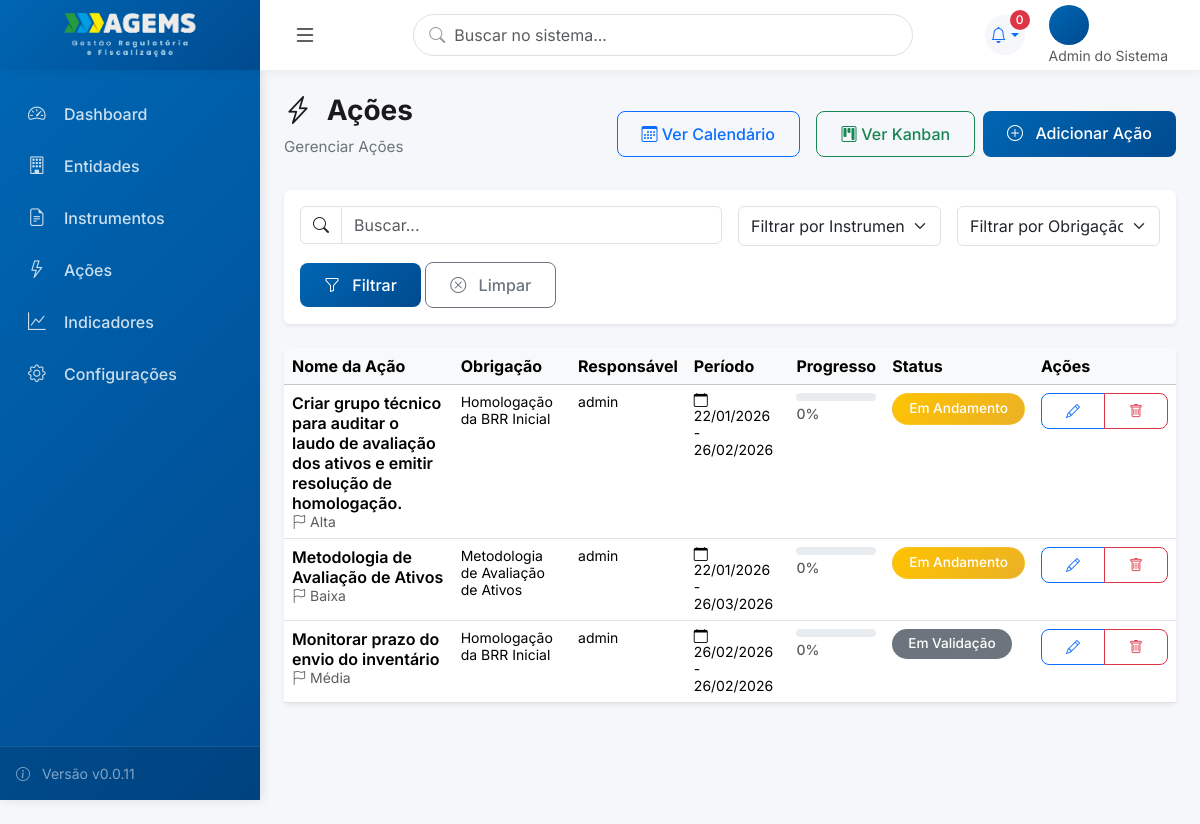
Screenshot of /acoes/ (signed in) with the database file from the repository.
### usuarios/models.py (models this page shows, shortened)
class Usuario(AbstractUser):
    PERFIL_CHOICES = [
        (0, 'Admin do Sistema'),
        (1, 'Gestor (Diretor)'),
        (2, 'Gestor (Assessor)'),
        (3, 'Técnico (Coordenador)'),
        (4, 'Técnico (Executor)'),
        (5, 'Visualizador (Auditor)'),
    ]
    perfil = models.IntegerField(
        choices=PERFIL_CHOICES,
        default=4,
        verbose_name='Perfil de Acesso',
        help_text='Define o nível de acesso e permissões do usuário'
    )
    diretoria = models.ForeignKey(
        'core.Diretoria',
        on_delete=models.SET_NULL,
        null=True,
        blank=True,
        related_name='usuarios_diretoria',
        verbose_name='Diretoria',
        help_text='Diretoria principal do usuário (obrigatório para perfis 1-5)'
    )
    subunidade = models.ForeignKey(
        'core.Subunidade',
        on_delete=models.SET_NULL,
        null=True,
        blank=True,
        related_name='usuarios',
        verbose_name='Subunidade',
        help_text='Subunidade específica (obrigatório para perfis 2, 3, 4)'
    )
    diretorias_visualizacao = models.ManyToManyField(
        'core.Diretoria',
        blank=True,
        related_name='visualizadores',
        verbose_name='Diretorias para Visualização',
        help_text='Diretorias que o visualizador pode acessar (apenas para perfil 5)'
    )
    cargo = models.CharField(max_length=100, blank=True, verbose_name='Cargo')
    setor = models.CharField(max_length=100, blank=True, verbose_name='Setor/Departamento')
    telefone = models.CharField(max_length=20, blank=True, verbose_name='Telefone')
    entidade = models.ForeignKey(
        'entidades.Entidade',
        on_delete=models.SET_NULL,
        null=True,
        blank=True,
        related_name='usuarios',
        verbose_name='Entidade'
    )
    senha_temporaria = models.BooleanField(
        default=False,
        verbose_name='Senha Temporária',
        help_text='Se True, usuário será forçado a trocar senha no próximo login'
    )
    ativo = models.BooleanField(default=True, verbose_name='Usuário Ativo')
    data_criacao = models.DateTimeField(auto_now_add=True, verbose_name='Data de Criação')
    data_atualizacao = models.DateTimeField(auto_now=True, verbose_name='Última Atualização')
    class Meta:
        verbose_name = 'Usuário'
        verbose_name_plural = 'Usuários'
        ordering = ['first_name', 'last_name']
        indexes = [
            models.Index(fields=['perfil']),
            models.Index(fields=['diretoria']),
            models.Index(fields=['subunidade']),
        ]

### acoes/models.py (models this page shows, shortened)
class Acao(models.Model):
    STATUS_CHOICES = [
        ('a_iniciar', 'A Iniciar'),
        ('em_andamento', 'Em Andamento'),
        ('atrasado', 'Atrasado'),
        ('em_validacao', 'Em Validação'),
        ('finalizado', 'Finalizado'),
    ]
    PRIORIDADE_CHOICES = [
        ('baixa', 'Baixa'),
        ('media', 'Média'),
        ('alta', 'Alta'),
        ('urgente', 'Urgente'),
    ]
    PERIODICIDADE_CHOICES = [
        ('unica', 'Única'),
        ('mensal', 'Mensal'),
        ('bimestral', 'Bimestral'),
        ('trimestral', 'Trimestral'),
        ('quadrimestral', 'Quadrimestral'),
        ('semestral', 'Semestral'),
        ('anual', 'Anual'),
    ]
    nome = models.CharField('Nome da Ação', max_length=200)
    descricao = models.TextField('Descrição', blank=True)
    obrigacao = models.ForeignKey(
        Obrigacao,
        on_delete=models.PROTECT,
        verbose_name='Obrigação',
        related_name='acoes'
    )
    tipo_acao = models.ForeignKey(
        TipoAcao,
        on_delete=models.PROTECT,
        verbose_name='Tipo de Ação',
        related_name='acoes_v2',
        null=True,
        blank=True
    )
    responsavel = models.ForeignKey(
        settings.AUTH_USER_MODEL,
        on_delete=models.PROTECT,
        verbose_name='Responsável',
        related_name='acoes_responsavel',
        help_text='Responsável pela ação (apenas 1)'
    )
    executores = models.ManyToManyField(
        settings.AUTH_USER_MODEL,
        verbose_name='Executores',
        related_name='acoes_executor',
        blank=True,
        help_text='Usuários que executam a ação (pode ser vários)'
    )
    status = models.CharField('Status', max_length=15, choices=STATUS_CHOICES, default='a_iniciar')
    percentual_cumprido = models.IntegerField(
        'Percentual Cumprido (%)',
        default=0,
        help_text='Percentual de conclusão da ação (0-100)'
    )
    data_inicio = models.DateField('Data de Início')
    data_fim = models.DateField('Data de Fim')
    data_conclusao = models.DateField('Data de Conclusão Real', null=True, blank=True)
    periodicidade = models.CharField('Periodicidade', max_length=15, choices=PERIODICIDADE_CHOICES, default='unica')
    prioridade = models.CharField('Prioridade', max_length=10, choices=PRIORIDADE_CHOICES, default='media')
    dias_antecedencia_alerta = models.IntegerField(
        'Dias de Antecedência para Alerta',
        null=True,
        blank=True,
        default=None,
        help_text='Número de dias antes do prazo para gerar alerta (opcional)'
    )
    acoes_predecessoras = models.ManyToManyField(
        'self',
        symmetrical=False,
        verbose_name='Ações Predecessoras',
        related_name='acoes_sucessoras',
        blank=True,
        help_text='Ações que devem ser concluídas antes desta'
    )
    observacoes = models.TextField('Observações', blank=True)
    data_cadastro = models.DateTimeField('Data de Cadastro', auto_now_add=True)
    data_atualizacao = models.DateTimeField('Última Atualização', auto_now=True)
    class Meta:
        verbose_name = 'Ação'
        verbose_name_plural = 'Ações'
        ordering = ['data_inicio', 'prioridade', 'nome']

### instrumentos/models.py (models this page shows, shortened)
class Obrigacao(models.Model):
    STATUS_CHOICES = [
        ('pendente', 'Pendente'),
        ('em_andamento', 'Em Andamento'),
        ('cumprida', 'Cumprida'),
        ('vencida', 'Vencida'),
    ]
    titulo = models.CharField('Título da Obrigação', max_length=200)
    descricao = models.TextField('Descrição')
    clausula_referencia = models.CharField(
        'Cláusula de Referência',
        max_length=50,
        blank=True,
        help_text='Ex: Cláusula 5.2, Item 3.4, etc'
    )
    instrumento = models.ForeignKey(
        Instrumento,
        on_delete=models.PROTECT,  # Alterado de CASCADE para PROTECT para segurança
        verbose_name='Instrumento',
        related_name='obrigacoes'
    )
    tipo_obrigacao = models.ForeignKey(
        TipoObrigacao,
        on_delete=models.PROTECT,
        verbose_name='Tipo de Obrigação',
        related_name='obrigacoes'
    )
    recorrente = models.BooleanField(
        'Obrigação Recorrente',
        default=False,
        help_text='Se marcado, esta obrigação não será marcada como cumprida automaticamente'
    )
    data_vencimento = models.DateField(
        'Data de Vencimento',
        null=True,
        blank=True,
        help_text='Data limite para cumprimento (se aplicável)'
    )
    status = models.CharField('Status', max_length=15, choices=STATUS_CHOICES, default='pendente')
    cumprida = models.BooleanField('Cumprida', default=False)
    data_cumprimento = models.DateField('Data de Cumprimento', null=True, blank=True)
    dias_antecedencia_alerta = models.IntegerField(
        'Dias de Antecedência para Alerta',
        default=30,
        help_text='Número de dias antes do vencimento para gerar alerta'
    )
    observacoes = models.TextField('Observações', blank=True)
    data_cadastro = models.DateTimeField('Data de Cadastro', auto_now_add=True)
    data_atualizacao = models.DateTimeField('Última Atualização', auto_now=True)
    class Meta:
        verbose_name = 'Obrigação'
        verbose_name_plural = 'Obrigações'
        ordering = ['data_vencimento', 'titulo']

### acoes/views.py (the view)
# urls.py: path('acoes/', AcaoListView.as_view(), name='acao_list'),
class AcaoListView(PermissionRequiredMixin, ModernListView):
    permission_required = 'acoes.view_acao'
    model = Acao
    template_name = 'acoes/acao_list.html'
    icon = "bi bi-lightning-charge"
    create_url = 'acao_create'
    search_fields = ['nome', 'descricao', 'obrigacao__titulo']
    def get_queryset(self):
        instrumento_id = self.request.GET.get('instrumento')
        obrigacao_id = self.request.GET.get('obrigacao')
        queryset = Acao.objects.all()
        if instrumento_id:
            queryset = queryset.filter(obrigacao__instrumento_id=instrumento_id)
        if obrigacao_id:
            queryset = queryset.filter(obrigacao_id=obrigacao_id)
        return queryset.order_by('data_inicio', 'prioridade', 'nome')
    def get_context_data(self, **kwargs):
        context = super().get_context_data(**kwargs)
        instrumento_id = self.request.GET.get('instrumento')
        context['instrumentos'] = Instrumento.objects.all()
        context['obrigacoes'] = Obrigacao.objects.filter(instrumento_id=instrumento_id) if instrumento_id else Obrigacao.objects.all()
        try:
            context['instrumento_selecionado'] = int(instrumento_id) if instrumento_id else None
        except (ValueError, TypeError):
            context['instrumento_selecionado'] = None
        try:
            context['obrigacao_selecionada'] = int(self.request.GET.get('obrigacao')) if self.request.GET.get('obrigacao') else None
        except (ValueError, TypeError):
            context['obrigacao_selecionada'] = None
        return context

### templates/acoes/acao_list.html (shortened to what this page needs)
﻿{% extends 'components/list_view.html' %}
{% block header_actions %}
<a href="{% url 'acao_calendario' %}" class="btn btn-outline-primary me-2"><i class="bi bi-calendar3"></i> Ver
    Calendário</a>
<a href="{% url 'acao_kanban' %}" class="btn btn-outline-success"><i class="bi bi-kanban"></i> Ver Kanban</a>
{% endblock %}
{% block extra_filters %}
<div class="col-md-3">
    <select name="instrumento" id="instrumento" class="form-select" style="height: 40px;">
        <option value=""> Filtrar por Instrumento...</option>
    </select>
</div>
<div class="col-md-3">
    <select name="obrigacao" id="obrigacao" class="form-select" style="height: 40px;">
        <option value=""> Filtrar por Obrigação...</option>
    </select>
</div>
{% endblock %}
{% block table_headers %}
<th>Nome da Ação</th>
<th>Obrigação</th>
<th>Responsável</th>
<th>Período</th>
<th>Progresso</th>
<th>Status</th>
{% endblock %}
{% block table_rows %}
{% for acao in object_list %}
<tr>
    <td>
        <div class="fw-semibold toggle-checklist" data-acao="{{acao.id}}" style="cursor:pointer;">{{acao.nome}}
        </div>
        <small class="text-muted"><i class="bi bi-flag me-1"></i>{{acao.get_prioridade_display}}</small>
    </td>
    <td><small>{{acao.obrigacao.titulo}}</small></td>
    <td><small>{{acao.responsavel.get_full_name|default:acao.responsavel.username}}</small></td>
    <td><small><i class="bi bi-calendar me-1"></i>{{acao.data_inicio|date:"d/m/Y"}} -
            {{acao.data_fim|date:"d/m/Y"}}</small></td>
    <td>
        <div class="progress mb-1" style="height: 8px; border-radius: 4px; background-color: #e9ecef;">
        </div>
        <small class="text-muted fw-medium">{{acao.percentual_cumprido}}%</small>
    </td>
    <td>
        {% if acao.status == 'finalizado' %}
        <span class="badge bg-success">Finalizado</span>
        {% elif acao.status == 'em_andamento' %}
        <span class="badge bg-gold">Em Andamento</span>
        {% elif acao.status == 'atrasado' %}
        <span class="badge bg-danger">Atrasado</span>
        {% else %}
        <span class="badge bg-secondary">{{acao.get_status_display}}</span>
        {% endif %}
    </td>
    <td>
        <div class="btn-group btn-group-sm">
            <a href="{% url 'acao_edit' acao.pk %}" class="btn btn-outline-primary" title="Editar"><i
                    class="bi bi-pencil"></i></a>
            <a href="{% url 'acao_delete' acao.pk %}" class="btn btn-outline-danger" title="Excluir"><i
                    class="bi bi-trash"></i></a>
        </div>
    </td>
</tr>
{% endfor %}
{% endblock %}

### templates/base_modern.html (shortened to what this page needs)
﻿{% load static %}
<!DOCTYPE html>
<html lang="pt-BR">
<head>
    <link href="https://cdn.jsdelivr.net/npm/bootstrap@5.3.2/dist/css/bootstrap.min.css" rel="stylesheet">
    <link rel="stylesheet" href="https://cdn.jsdelivr.net/npm/bootstrap-icons@1.11.1/font/bootstrap-icons.css">
    <link rel="stylesheet" href="https://cdnjs.cloudflare.com/ajax/libs/font-awesome/6.4.2/css/all.min.css">
</head>
<body>
    <aside class="sidebar" id="sidebar">
        <ul class="sidebar-nav">
            <li class="sidebar-nav-item">
                <a href="/" class="sidebar-nav-link {% if  request.path  ==  '/' %}active{% endif %}">
                    <i class="bi bi-speedometer2"></i>
                    <span>Dashboard</span>
                </a>
            </li>
            <li class="sidebar-nav-item">
                <a href="{% url 'entidade_list' %}" class="sidebar-nav-link">
                    <i class="bi bi-building"></i>
                    <span>Entidades</span>
                </a>
            </li>
            <li class="sidebar-nav-item">
                <a href="{% url 'instrumento_list' %}" class="sidebar-nav-link">
                    <i class="bi bi-file-earmark-text"></i>
                    <span>Instrumentos</span>
                </a>
            </li>
            <li class="sidebar-nav-item">
                <a href="{% url 'acao_list' %}" class="sidebar-nav-link">
                    <i class="bi bi-lightning"></i>
                    <span>Ações</span>
                </a>
            </li>
            <li class="sidebar-nav-item">
                <a href="{% url 'indicador_list' %}" class="sidebar-nav-link">
                    <i class="bi bi-graph-up"></i>
                    <span>Indicadores</span>
                </a>
            </li>
            <li class="sidebar-nav-item">
                <a href="{% url 'configuracoes' %}" class="sidebar-nav-link">
                    <i class="bi bi-gear"></i>
                    <span>Configurações</span>
                </a>
            </li>
        </ul>
        <div class="sidebar-footer">
            <div class="text-white-50 small">
                <i class="bi bi-info-circle me-2"></i>
                Versão v0.0.11
            </div>
        </div>
    </aside>
    <main class="main-content">
        <header class="top-header">
            <div class="d-flex align-items-center h-100">
                <div class="header-brand-box">
                    <a href="/" class="sidebar-brand">
                        <img src="{% static 'img/logo.png' %}" alt="AGEMS" style="max-width: 140px; height: auto;">
                    </a>
                </div>
                <button class="btn btn-link text-dark ms-2" id="sidebarToggle">
                    <i class="bi bi-list fs-4"></i>
                </button>
            </div>
            <div class="header-search position-relative d-none d-lg-block">
                <i class="bi bi-search"></i>
                <input type="search" class="form-control" placeholder="Buscar no sistema...">
            </div>
            <div class="header-actions">
                <div class="dropdown">
                    <a class="header-icon dropdown-toggle text-decoration-none" href="#" id="alertsDropdown"
                        data-bs-toggle="dropdown" aria-expanded="false">
                        <i class="bi bi-bell"></i>
                        <span id="alertCount" class="badge bg-danger rounded-pill">0</span>
                    </a>
                </div>
                <div class="user-profile dropdown">
                    <div data-bs-toggle="dropdown">
                        <div class="user-avatar">
                        </div>
                        <div class="d-none d-md-block">
                            <div class="small text-muted">{{user.get_perfil_display}}</div>
                        </div>
                    </div>
                </div>
            </div>
        </header>
        <div class="content-area">
            {% block content %}{% endblock %}
        </div>
    </main>
</body>
</html>

### rows the page displays
Usuario: perfil "Admin do Sistema"
Acao: nome "Criar grupo técnico para auditar o laudo de avaliação dos ativos e emitir resolução de homologação.", prioridade "Alta", obrigacao.titulo "Homologação da BRR Inicial", responsavel.get_full_name "admin", data_inicio "22/01/2026", data_fim "26/02/2026", percentual_cumprido "0", status "Em Andamento"
Acao: nome "Metodologia de Avaliação de Ativos", prioridade "Baixa", obrigacao.titulo "Metodologia de Avaliação de Ativos", responsavel.get_full_name "admin", data_inicio "22/01/2026", data_fim "26/03/2026", percentual_cumprido "0", status "Em Andamento"
Acao: nome "Monitorar prazo do envio do inventário", prioridade "Média", obrigacao.titulo "Homologação da BRR Inicial", responsavel.get_full_name "admin", data_inicio "26/02/2026", data_fim "26/02/2026", percentual_cumprido "0", status "Em Validação"

### other values shown
{{ title }} "Ações"
{{ subtitle }} "Gerenciar Ações"
{{ singular_name }} "Ação"
